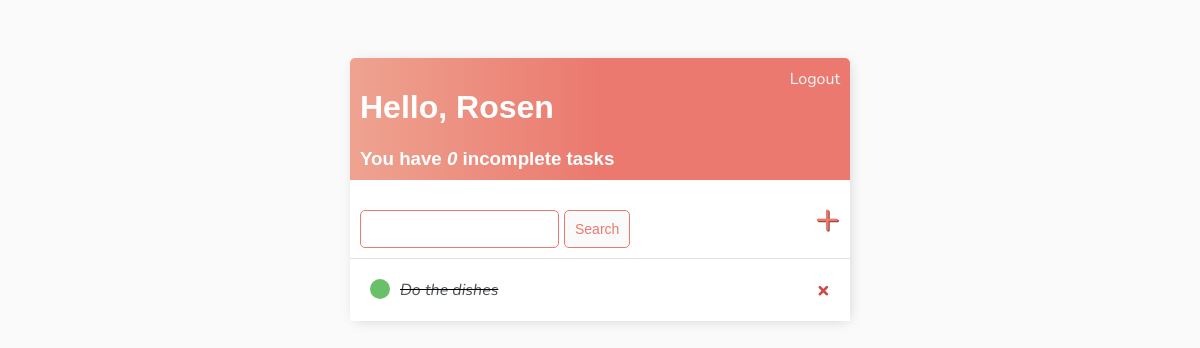
Page / (signed in) on the earlier database version.
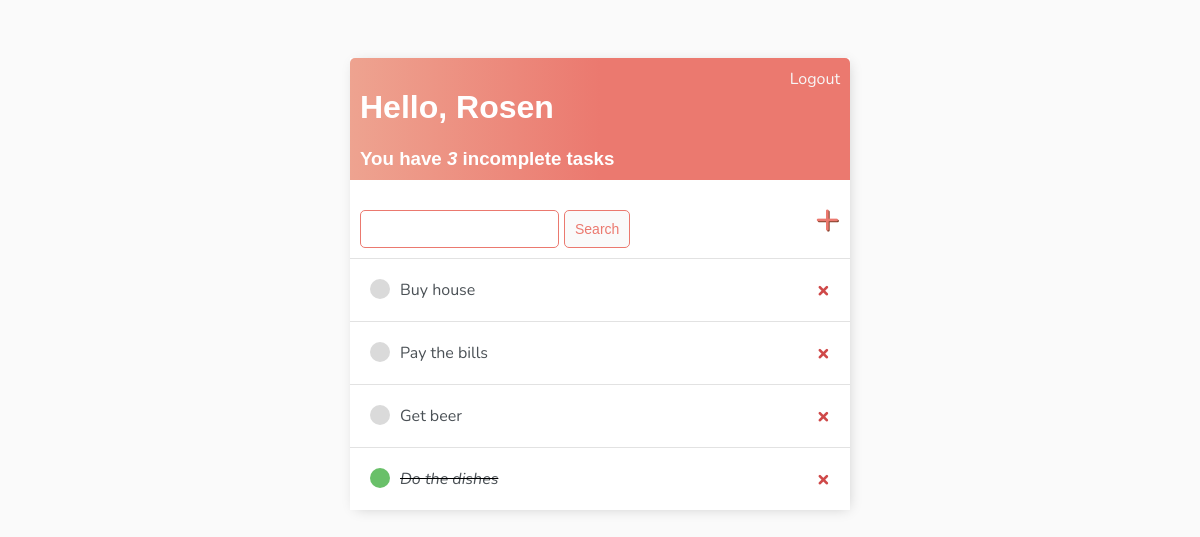
Same page on the later database version.
### base/models.py (models this page shows)
class Task(models.Model):
	user = models.ForeignKey(User, on_delete=models.CASCADE, null=True, blank=True)
	title = models.CharField(max_length=200)
	description = models.TextField(null=True, blank=True)
	complete = models.BooleanField(default=False)
	created = models.DateTimeField(auto_now_add=True)
	def __str__(self):
		return self.title
	class Meta:
		ordering = ['complete']

### base/views.py (the view)
# urls.py: path('', TaskList.as_view(), name="tasks"),
class TaskList(LoginRequiredMixin, ListView):
	model = Task
	context_object_name = 'tasks'
	def get_context_data(self, **kwargs):
		context = super().get_context_data(**kwargs)
		context['tasks'] = context['tasks'].filter(user=self.request.user)
		context['count'] = context['tasks'].filter(complete=False).count()
		search_input = self.request.GET.get('search-area') or ''
		if search_input:
			context['tasks'] = context['tasks'].filter(title__startswith=search_input)
		context['search_input'] = search_input
		return context

### templates/base/task_list.html
{% extends 'base/main.html' %}
{% block content %}
<div class="header-bar">
    <div>
        <h1>Hello, {{ request.user|title }}</h1>
        <h3 style="margin:0">You have <i>{{ count }}</i> incomplete task{{ count|pluralize:"s" }}</h3>
    </div>
    {% if request.user.is_authenticated %}
    <a href="{% url 'logout' %}">Logout</a>
    {% else %}
    <a href="{% url "login" %}">Login</a>
    {% endif %}
</div>
<div id="search-add-wrapper">
    <form action="" method="get" style="margin-top: 20px; display: flex;">
    <input type="text" name="search-area" value="{{ search_input }}">
    <input class="button" type="submit" value="Search" style="margin-left: 5px">
    </form>
    <a id="add-link" href="{% url 'task-create' %}">&#x2b;</a>
</div>
    <div class="task-items-wrapper">
         {% for task in tasks %}
             <div class="task-wrapper">
             {% if task.complete %}
                <div class="task-title">
                    <div class="task-complete-icon"></div>
                    <i><s><a href="{% url 'task-update' task.id %}">{{ task }}</a></s></i>
                </div>
                 <a class="delete-link" href="{% url 'task-delete' task.id %}">&#215;</a>
                 {% else %}
                 <div class="task-title">
                    <div class="task-incomplete-icon"></div>
                    <a href="{% url 'task-update' task.id %}">{{ task }}</a>
                </div>
                 <a class="delete-link" href="{% url 'task-delete' task.id %}">&#215;</a>
             {% endif %}
             </div>
             {% empty %}
             <h3>No items in list</h3>
         {% endfor %}
    </div>
{% endblock content %}

### templates/base/main.html (shortened to what this page needs)
<!DOCTYPE html>
<html lang="en">
<head>
</head>
<body>
    <div class="container">
        {% block content %}
        {% endblock content %}
    </div>
</body>
</html>

### templates/base/main.html (style rules this page uses)
body { background-color: #FAFAFA; font-family: 'Nunito', sans-serif; padding-top: 50px; }
h1, h2, h3, h4, h5, h6 { font-family: 'Raleway', sans-serif; }
a, p { color: #4b5156 }
.container { max-width: 500px; margin: auto; background-color: #fff; -webkit-box-shadow: 2px 2px 13px -4px rgba(0, 0, 0, 0.21); box-shadow: 2px 2px 13px -4px rgba(0, 0, 0, 0.21); }
.header-bar { display: flex; justify-content: space-between; color: #fff; padding: 10px; border-radius: 5px 5px 0 0; background: linear-gradient(90deg, #EEA390, #EB796F, #EB796F 100%); }
.header-bar a { color: rgb(247, 247, 247); text-decoration: none; }
.task-wrapper { display: flex; align-items: center; justify-content: space-between; padding: 20px; background-color: #fff; border-top: 1px solid rgb(226, 226, 226); }
.task-title { display: flex; }
.task-title a { text-decoration: none; color: #4b5156; margin-left: 10px; }
.task-complete-icon { height: 20px; width: 20px; background-color: rgb(105, 192, 105); border-radius: 50%; }
.task-incomplete-icon { height: 20px; width: 20px; background-color: rgb(218, 218, 218); border-radius: 50%; }
.delete-link { text-decoration: none; font-weight: 900; color: #cf4949; font-size: 22px; line-height: 0px; }
#search-add-wrapper { display: flex; justify-content: space-between; align-items: center; padding: 10px; }
#add-link { color: #EB796F; text-decoration: none; font-size: 42px; text-shadow: 1px 1px #81412b; }
input[type=text], input[type=password], textarea { border: 1px solid #EB796F; border-radius: 5px; padding: 10px; width: 90%; }
.button { border: 1px solid #EB796F; background-color: #FAFAFA; color: #EB796F; padding: 10px; font-size: 14px; border-radius: 5px; cursor: pointer; text-decoration: none; }

Differences in the rows shown:
added Task: title "Buy house"
added Task: title "Pay the bills"
added Task: title "Get beer"
Other differences:
{{ count }}: "0" → "3"
